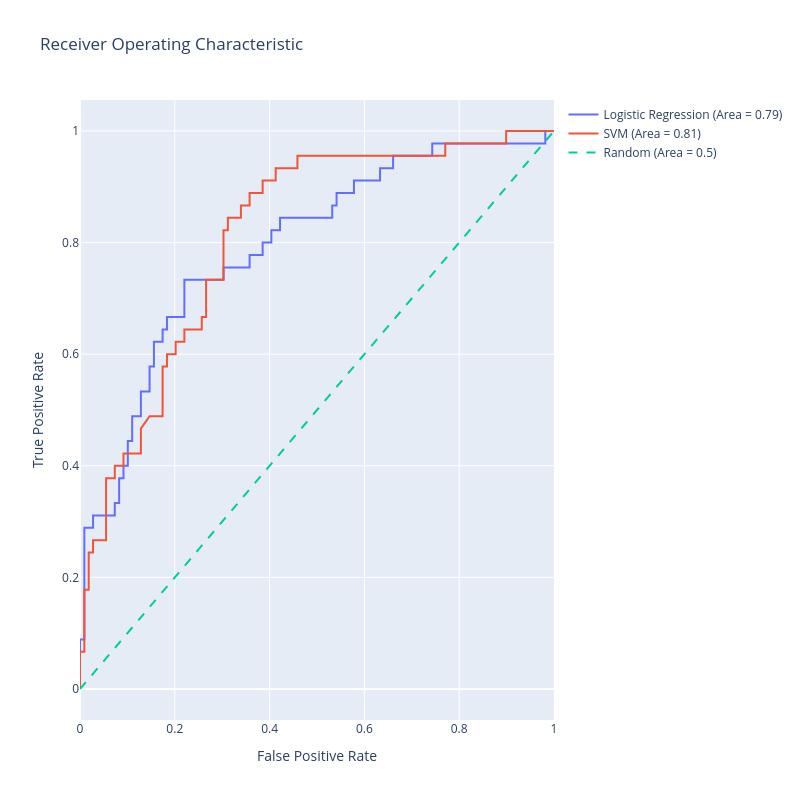

Notebook source saved alongside this figure:
### Code cell
import numpy as np
import plotly.graph_objects as go
from sklearn.linear_model import LogisticRegression
from sklearn.svm import SVC
from sklearn.metrics import roc_curve, roc_auc_score
from sklearn.preprocessing import StandardScaler

# Assuming that X_train, X_test, y_train, y_test are already defined

# SVM requires feature scaling for better performance
scaler = StandardScaler()
X_train_scaled = scaler.fit_transform(X_train)
X_test_scaled = scaler.transform(X_test)

# Logistic Regression model
lr_model = LogisticRegression(max_iter=1000)
lr_model.fit(X_train, y_train)
lr_scores = lr_model.predict_proba(X_test)[:,1]

# SVM model
svm_model = SVC(probability=True)
svm_model.fit(X_train_scaled, y_train)
svm_scores = svm_model.predict_proba(X_test_scaled)[:,1]

# Generate ROC curve data for logistic regression model
lr_fpr, lr_tpr, lr_thresholds = roc_curve(y_test, lr_scores)
lr_auc = roc_auc_score(y_test, lr_scores)

# Generate ROC curve data for SVM model
svm_fpr, svm_tpr, svm_thresholds = roc_curve(y_test, svm_scores)
svm_auc = roc_auc_score(y_test, svm_scores)

# Generate a trace for the Logistic Regression ROC curve
trace0 = go.Scatter(
    x=lr_fpr,
    y=lr_tpr,
    mode='lines',
    name=f'Logistic Regression (Area = {lr_auc:.2f})'
)

# Generate a trace for the SVM ROC curve
trace1 = go.Scatter(
    x=svm_fpr,
    y=svm_tpr,
    mode='lines',
    name=f'SVM (Area = {svm_auc:.2f})'
)

# Diagonal line
trace2 = go.Scatter(
    x=[0, 1],
    y=[0, 1],
    mode='lines',
    name='Random (Area = 0.5)',
    line=dict(dash='dash')
)

data = [trace0, trace1, trace2]

# Define layout with square aspect ratio
layout = go.Layout(
    title='Receiver Operating Characteristic',
    xaxis=dict(title='False Positive Rate'),
    yaxis=dict(title='True Positive Rate'),
    autosize=False,
    width=800,
    height=800,
    showlegend=True
)

# Define figure and add data
fig = go.Figure(data=data, layout=layout)

# Show figure
fig.show()

### Figure 1 — Plotly figure (JSON) as saved in the notebook; plotly's stock layout.template omitted (floating-point values rounded to 4 significant figures)
{"data": [{"mode": "lines", "name": "Logistic Regression (Area = 0.79)", "type": "scatter", "x": [0.0, 0.0, 0.0, 0.009174, 0.009174, 0.02752, 0.02752, 0.07339, 0.07339, 0.08257, 0.08257, 0.09174, 0.09174, 0.1009, 0.1009, 0.1101, 0.1101, 0.1284, 0.1284, 0.1468, 0.1468, 0.156, 0.156, 0.1743, 0.1743, 0.1835, 0.1835, 0.2202, 0.2202, 0.3028, 0.3028, 0.3578, 0.3578, 0.3853, 0.3853, 0.4037, 0.4037, 0.422, 0.422, 0.5321, 0.5321, 0.5413, 0.5413, 0.578, 0.578, 0.633, 0.633, 0.6606, 0.6606, 0.7431, 0.7431, 0.9817, 0.9817, 1.0], "y": [0.0, 0.02222, 0.08889, 0.08889, 0.2889, 0.2889, 0.3111, 0.3111, 0.3333, 0.3333, 0.3778, 0.3778, 0.4, 0.4, 0.4444, 0.4444, 0.4889, 0.4889, 0.5333, 0.5333, 0.5778, 0.5778, 0.6222, 0.6222, 0.6444, 0.6444, 0.6667, 0.6667, 0.7333, 0.7333, 0.7556, 0.7556, 0.7778, 0.7778, 0.8, 0.8, 0.8222, 0.8222, 0.8444, 0.8444, 0.8667, 0.8667, 0.8889, 0.8889, 0.9111, 0.9111, 0.9333, 0.9333, 0.9556, 0.9556, 0.9778, 0.9778, 1.0, 1.0]}, {"mode": "lines", "name": "SVM (Area = 0.81)", "type": "scatter", "x": [0.0, 0.0, 0.0, 0.009174, 0.009174, 0.01835, 0.01835, 0.02752, 0.02752, 0.05505, 0.05505, 0.07339, 0.07339, 0.09174, 0.09174, 0.1284, 0.1284, 0.1468, 0.1743, 0.1743, 0.1835, 0.1835, 0.2018, 0.2018, 0.2202, 0.2202, 0.2569, 0.2569, 0.2661, 0.2661, 0.3028, 0.3028, 0.3119, 0.3119, 0.3394, 0.3394, 0.3578, 0.3578, 0.3853, 0.3853, 0.4128, 0.4128, 0.4587, 0.4587, 0.7706, 0.7706, 0.8991, 0.8991, 1.0], "y": [0.0, 0.02222, 0.06667, 0.06667, 0.1778, 0.1778, 0.2444, 0.2444, 0.2667, 0.2667, 0.3778, 0.3778, 0.4, 0.4, 0.4222, 0.4222, 0.4667, 0.4889, 0.4889, 0.5778, 0.5778, 0.6, 0.6, 0.6222, 0.6222, 0.6444, 0.6444, 0.6667, 0.6667, 0.7333, 0.7333, 0.8222, 0.8222, 0.8444, 0.8444, 0.8667, 0.8667, 0.8889, 0.8889, 0.9111, 0.9111, 0.9333, 0.9333, 0.9556, 0.9556, 0.9778, 0.9778, 1.0, 1.0]}, {"line": {"dash": "dash"}, "mode": "lines", "name": "Random (Area = 0.5)", "type": "scatter", "x": [0, 1], "y": [0, 1]}], "layout": {"autosize": false, "height": 800, "showlegend": true, "title": {"text": "Receiver Operating Characteristic"}, "width": 800, "xaxis": {"title": {"text": "False Positive Rate"}}, "yaxis": {"title": {"text": "True Positive Rate"}}}}
